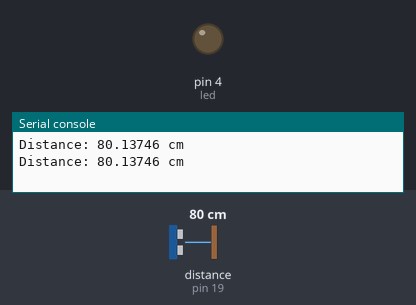
The program below on a simulated MicroPython board. Parts: output pins drawn as LEDs (lit = HIGH), the last lines printed to the serial console. The test bench sets the inputs (shaded band); at power-on: distance to the obstacle (sensor on pin 19) 80 cm. The echo pulse lasts 58.3 µs per cm; library files of the repository ran but are not shown: hcsr04.py; pins used as bus, display or sensor lines are not drawn.

Above: at 1.2 s.
1.3 s: distance to the obstacle (sensor on pin 19) set to 11 cm
4.2 s: distance to the obstacle (sensor on pin 19) set to 8 cm
At 6.6 s:
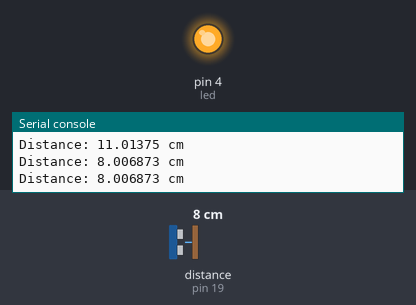
7.5 s: distance to the obstacle (sensor on pin 19) set to 18 cm
At 10.2 s:
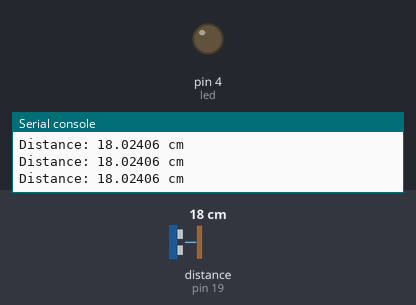
10.5 s: distance to the obstacle (sensor on pin 19) set to 2 cm
At 12.7 s:
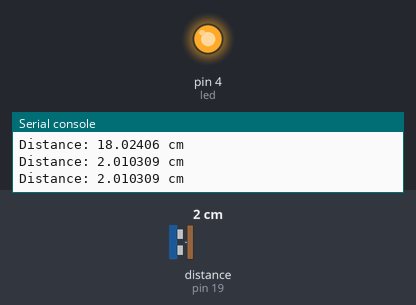
Timing chart, 0 to 14.2 s (numbered marks = the images above; inputs shaded):
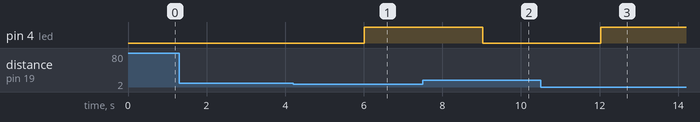

The program:

hcsr04_sensor_distancia.py
```python
from hcsr04 import HCSR04
from machine import Pin
from time import sleep

sensor = HCSR04(trigger_pin=21, echo_pin=19)

led = Pin(4, Pin.OUT)

while True:
    distance = sensor.distance_cm()
    print('Distance:', distance, 'cm')
    sleep(1)

    if distance < 10:
        led.value(1)
    else:
        led.value(0)
```

Measured:
- the behaviour switches between 10 and 9 cm on distance to the obstacle (sensor on pin 19) (found by bisection; images 0 and 1)
- after the input at 4.2 s, pin 4 (led): LOW → HIGH after 1.8 s
- after the input at 7.5 s, pin 4 (led): HIGH → LOW after 1.5 s
- after the input at 10.5 s, pin 4 (led): LOW → HIGH after 1.5 s
